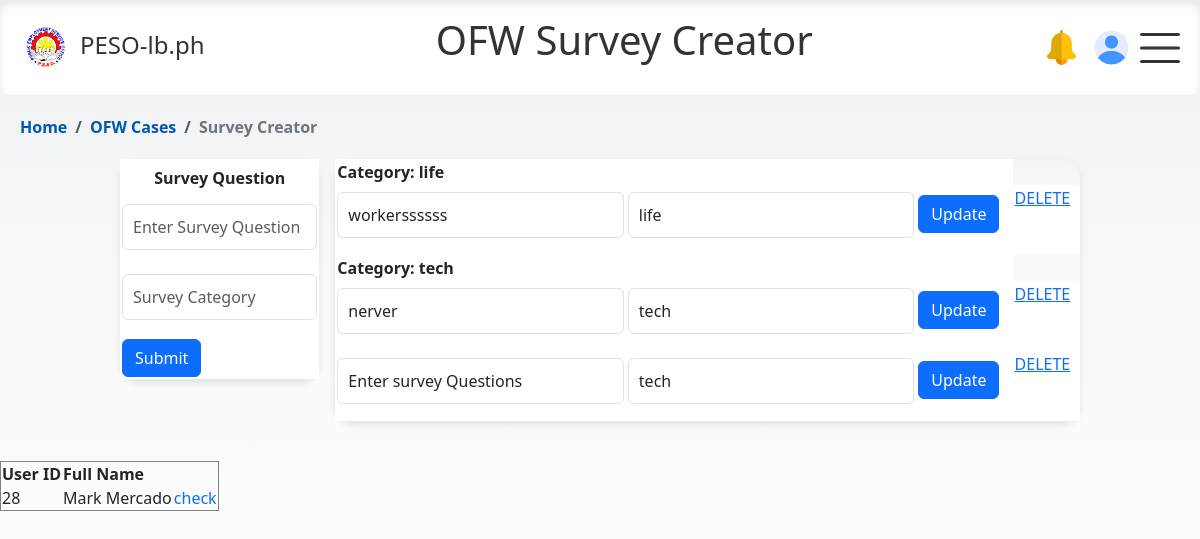
Screenshot of /html/adminpage/create_survey.php with the database file from the repository.
### tables this page shows
CREATE TABLE `survey_form` (
  `id` int(11) NOT NULL,
  `question` varchar(200) DEFAULT NULL,
  `category` varchar(255) NOT NULL
);

### html/adminpage/create_survey.php (the view, shortened to what this page needs)
<?php
    include 'conn_db.php';
    $sql_new = "SELECT * FROM survey_form ORDER BY category";
    $result = $conn->query($sql_new);
?>
<html lang="en">
<head>
    <link rel="stylesheet" href="https://cdn.jsdelivr.net/npm/bootstrap@5.3.0/dist/css/bootstrap.min.css">
    <link href="https://cdnjs.cloudflare.com/ajax/libs/bootstrap-icons/1.10.0/font/bootstrap-icons.min.css" rel="stylesheet">
    <link rel="stylesheet" href="../../css/modal-form.css">
    <link rel="stylesheet" href="../../css/admin_ofw.css">
    <link rel="stylesheet" href="../../css/nav_float.css">
</head>
<body>
<nav>
    <div class="logo">
        <img src="../../img/logo_peso.png" alt="Logo">
        <a href="#"> PESO-lb.ph</a>
    </div>
    <header>
      <h1 class="ofw-h1">OFW Survey Creator</h1>
    </header>
    <div class="profile-icons">
        <div class="notif-icon" data-bs-toggle="popover" data-bs-content="#" data-bs-placement="bottom">
            <img id="#" src="../../img/notif.png" alt="Profile Picture" class="rounded-circle">
        </div>
        <div class="profile-icon" data-bs-toggle="popover" data-bs-placement="bottom">
    <?php if (!empty($row['photo'])): ?>
        <img id="preview" src="../../php/applicant/images/<?php echo $row['photo']; ?>" alt="Profile Image" class="circular--square">
    <?php else: ?>
        <img src="../../img/user-placeholder.png" alt="Profile Picture" class="rounded-circle">
    <?php endif; ?>
    </div>
    </div>
    <div class="burger" id="burgerToggle">
        <span></span>
        <span></span>
        <span></span>
    </div>
</nav>
<nav class="bcrumb-container" aria-label="breadcrumb">
  <ol class="breadcrumb">
    <li class="breadcrumb-item"><a href="admin_home.php" >Home</a></li>
    <li class="breadcrumb-item"><a href="ofw_case.php" >OFW Cases</a></li>
    <li class="breadcrumb-item active" aria-current="page">Survey Creator</li>
  </ol>
</nav>
<div class="table-containers grid gap-3">
    <form action="create_survey.php" method="POST">
        <table class="table table-borderless tbl-question" style="background-color:transparent;">
        <thead>
            <th>Survey Question</th>
        </thead>
        <tbody class="grid gap-3 row-gap-0">
            <tr>
            <td>
                <input class="form-control" type="text" name="question" placeholder="Enter Survey Question" value="">
            </td>
            </tr>
            <tr>
            <td>
                <input class="form-control" type="text" name="category" placeholder="Survey Category"  value="">
            </td>
            </tr>
            <tr>
            <td>
                <input class="btn btn-primary" style="display:flex; position:flex-start;" type="submit" value="Submit">
            </td>
            </tr>
        </tbody>
        </table>
    </form>
  <table class="table table-borderless table-hover tbl-question ">
    <?php
    if ($result->num_rows > 0) {
        $current_category = '';
        while ($row = $result->fetch_assoc()) {
            if ($current_category != $row['category']) {
                echo "<tr><td colspan='3'><strong>Category: " . $row['category'] . "</strong></td></tr>";
                $current_category = $row['category'];
            }
            echo "<tr>
                    <form action='update_survey.php' method='POST'>
                    <input type='hidden' name='id' value='" . $row["id"] . "'>
                    <td><input class='form-control' type='text' name='question' value='" . $row["question"] . "'></td>
                    <td><input class='form-control' type='text' name='category' value='" . $row["category"] . "'></td>
                    <td><input class='btn btn-primary mt-2' type='submit' value='Update'></td>
                    <td><a href='delete_survey.php?survey_id=".$row["id"]."'>DELETE</a></td>
                    </form>
                </tr>";
        }
    } else {
        echo "<tr><td colspan='3'>No survey found</td></tr>";
    }
    ?>
  </table>
</div>
<table border="1">
    <tr>
        <th>User ID</th>
        <th>Full Name</th>
    </tr>
    <?php
    $sql_new1 = "SELECT survey_reponse.user_id,
                    MAX(applicant_profile.first_name) AS first_name,
                    MAX(applicant_profile.middle_name) AS middle_name,
                    MAX(applicant_profile.last_name) AS last_name
             FROM survey_reponse
             INNER JOIN applicant_profile ON survey_reponse.user_id = applicant_profile.user_id
             GROUP BY survey_reponse.user_id";
    $result_new = $conn->query($sql_new1);
    if ($result_new->num_rows > 0) {
        while ($row = $result_new->fetch_assoc()) {
            $full_name = $row['first_name'] . ' ' . $row['middle_name'] . ' ' . $row['last_name'];
            echo "<tr>
                    <td>" . $row['user_id'] . "</td>
                    <td>" . $full_name . "</td>
                    <td> <a class='docu openSurveyBtn' href='#' data-user-id=".htmlspecialchars($row['user_id'])."> check </a> </td>
                </tr>";
        }
    } else {
        echo "<tr><td colspan='2'>No users found</td></tr>";
    }
    ?>
</table>
</body>
</html>

### css/modal-form.css (style rules this page uses)
input[type="text"], input[type="email"] { width: 100%; padding: 10px; margin: 5px 0 15px 0; box-sizing: border-box; }

### css/admin_ofw.css (style rules this page uses)
.table { border-radius: 20px; font-size: 0.95rem; box-shadow: 0px 4px 8px rgba(0, 0, 0, 0.1); }
.table td, .table th { padding: 0.5rem; text-align: center; }
.docu { text-decoration: none; }
.table-containers { display: flex; justify-content: space-between; margin: 3vh auto; }
.table-containers { width: 80%; }
.tbl-question td { padding: 2px; margin: 0; text-align: left; }
.tbl-question { border-radius: 20px; font-size: 1rem; box-shadow: 0px 4px 8px rgba(0, 0, 0, 0.1); }
.tbl-question a { margin: 0; }

### css/nav_float.css (style rules this page uses)
body { margin: 0; opacity: 1; font-family: system-ui; background: linear-gradient(to bottom, #EBEEF1 0%, #f8f9fa 30%, #ffffff 100%); background-repeat: no-repeat; background-attachment: fixed; min-height: 100vh; }
.h1, .ofw-h1 { width: 100%; text-align: center; color: #333; margin-top:-1vh; }
.profile-icons,.profile-icon-employer, .profile-index { display: flex; align-items: left; margin-right: 3vw; }
.profile-icon, .profile-icon-employer, .profile-index, .notif-icon { width: 35px; height: 35px; border-radius:50%; overflow: hidden; position: relative; margin-right: 15px; }
.notif-icon img,.profile-icon img, .profile-icon-employer img { width: 100%; height: auto; }
td { width: -120vw; height: auto; }
nav { position: sticky; top: 0; background-color: #fff; color: #333; display: flex; justify-content: space-between; align-items: center; padding: 20px 20px; margin: auto; max-width: 100vw; box-shadow: inset 0px 4px 8px rgba(0, 0, 0, 0.1); border-radius: 8px; z-index: 1000; }
.logo { display: flex; align-items: center; margin-bottom: 5px; }
.logo a { color: #333; text-decoration: none; font-size: 24px; font-weight:400; margin-left:10px; }
.logo img { width: 50px; height: 50px; }
.burger { cursor: pointer; margin-left: 5vw; }
.burger { position: absolute; top: 50%; right: 20px; transform: translateY(-50%); width: 40px; height: 30px; background: transparent; cursor: pointer; }
.burger span { display: block; position: absolute; height: 3px; width: 100%; background: #333; border-radius: 5px; opacity: 1; left: 0; transform: rotate(0deg); transition: .25s ease-in-out; }
.burger span:nth-of-type(1) { top: 0px; transform-origin: left center; }
.burger span:nth-of-type(2) { top: 50%; transform: translateY(-50%); transform-origin: left center; }
.burger span:nth-of-type(3) { top: 100%; transform-origin: left center; transform: translateY(-100%); }
.bcrumb-container { position: relative; top: 0; background-color: transparent; color: #333; display: flex; justify-content:flex-start; align-items: left; padding: 20px 20px; margin: auto; margin-bottom: -5vh; max-width: auto; box-shadow: none; border-radius: 0; z-index: 1; }
.breadcrumb { background-color: transparent; list-style: none; }
.breadcrumb-item { color: #007bff; font-weight: bold; }
.breadcrumb-item.active { color: #6c757d; }
.breadcrumb-item a { text-decoration: none; color: #0056b3; }

### rows the page displays
survey_form: category "life", question "workerssssss"
survey_form: category "tech", question "nerver"
survey_form: question "Enter survey Questions", category "tech"

### other values shown
$row['user_id'] "28"
$full_name "Mark Mercado"
